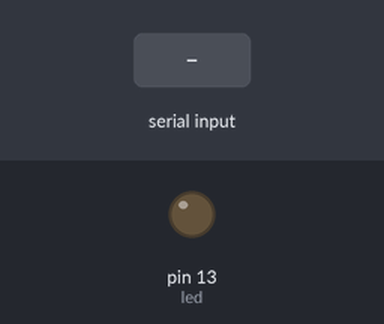
A sketch run on a simulated Arduino Uno, built with avr-gcc and run on an emulated ATmega328P. Parts: output pins drawn as LEDs (lit = HIGH). The test bench sets the inputs (shaded band).

Above: at 1.2 s.
1.3 s: "1" received over the second serial link
At 2.5 s:
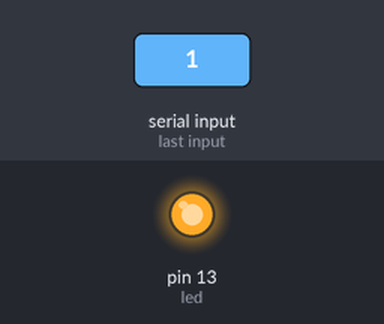
2.8 s: "0" received over the second serial link
At 4.2 s:
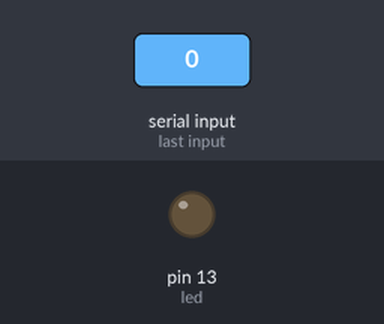
Timing chart, 0 to 5.8 s (numbered marks = the images above; inputs shaded):
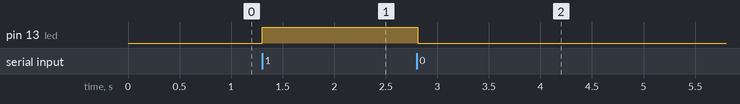

Measured:
- after the input at 1.3 s, pin 13 (led): LOW → HIGH at once
- after the input at 2.8 s, pin 13 (led): HIGH → LOW at once

The sketch:

bluetooth_electricity_control.ino
```cpp
#include <SoftwareSerial.h>

SoftwareSerial bluetooth(10, 11); // RX, TX
int led = 13;
int BluetoothData;

void setup() {
  bluetooth.begin(9600);
  pinMode(led,OUTPUT);
}

void loop() {
   if (bluetooth.available()) {
     BluetoothData=bluetooth.read();
     if(BluetoothData=='1') {
         digitalWrite(led,1);
         bluetooth.println("LED ON");
     } else {
         digitalWrite(led,0);
         bluetooth.println("LED OFF");
     }
   }
   delay(100);
}
```
